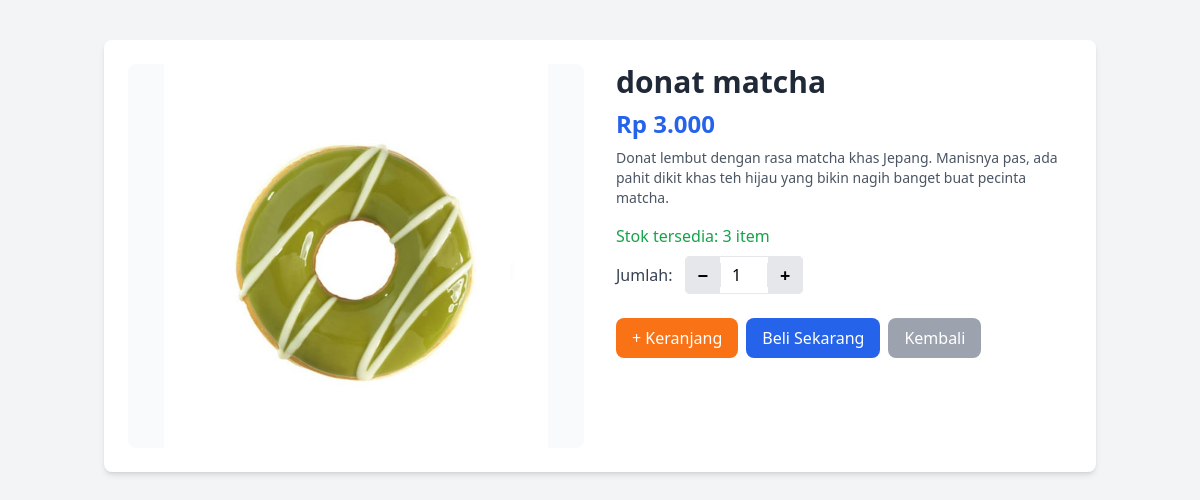
Screenshot of /detail.php?id=1 with the database file from the repository.
### tables this page shows
CREATE TABLE `produk` (
  `id` int NOT NULL,
  `nama` varchar(255) DEFAULT NULL,
  `harga` int DEFAULT NULL,
  `stok` int DEFAULT NULL,
  `foto` text,
  `deskripsi` text,
  `id_kategori` int NOT NULL
);

### detail.php (the view, shortened to what this page needs)
<?php
include 'config.php';
$id = $_GET['id'] ?? 0;
$id = intval($id);
$query = mysqli_query($koneksi, "SELECT * FROM produk WHERE id = $id");
$produk = mysqli_fetch_assoc($query);
?>
<!DOCTYPE html>
<html lang="id">
<head>
    <script src="https://cdn.tailwindcss.com"></script>
</head>
<body class="bg-gray-100 font-sans">
    <div class="container mx-auto px-4 py-10">
        <div class="bg-white shadow-md rounded-lg p-6 md:flex md:space-x-8">
            <div class="md:w-1/2 mb-6 md:mb-0">
                <img src="img/<?= htmlspecialchars($produk['foto']) ?>"
                     alt="<?= htmlspecialchars($produk['nama']) ?>"
                     class="rounded-lg w-full h-96 object-contain bg-gray-50">
            </div>
            <div class="md:w-1/2">
                <h1 class="text-3xl font-bold text-gray-800 mb-2">
                    <?= htmlspecialchars($produk['nama']) ?>
                </h1>
                <p class="text-2xl text-blue-600 font-semibold mb-2">
                    Rp <?= number_format($produk['harga'], 0, ',', '.') ?>
                </p>
                <p class="text-sm text-gray-600 mb-4">
                    <?= nl2br(htmlspecialchars($produk['deskripsi'])) ?>
                </p>
                <p class="text-md text-green-600 font-medium mb-2">
                    Stok tersedia: <?= intval($produk['stok']) ?> item
                </p>
<form method="post">
    <div class="flex items-center space-x-3 mb-6">
        <span class="text-gray-700 font-medium">Jumlah:</span>
        <div class="flex items-center border rounded overflow-hidden">
            <button type="button" id="minus" class="bg-gray-200 px-3 py-1 text-lg font-bold">−</button>
            <input type="number" id="qty" name="jumlah" value="1"
                   min="1" max="<?= intval($produk['stok']) ?>"
                   class="w-12 text-center border-x outline-none">
            <button type="button" id="plus" class="bg-gray-200 px-3 py-1 text-lg font-bold">+</button>
        </div>
    </div>
    <div class="flex items-center gap-2 mt-3">
        <button type="submit" name="keranjang"
                class="bg-orange-500 text-white px-4 py-2 rounded-lg">
            + Keranjang
        </button>
        <button type="submit" name="beli_sekarang"
                class="bg-blue-600 text-white px-4 py-2 rounded-lg">
            Beli Sekarang
        </button>
        <a href="index.php"
           class="bg-gray-400 text-white px-4 py-2 rounded-lg">
           Kembali
        </a>
    </div>
</form>
            </div>
        </div>
    </div>
</body>
</html>

### rows the page displays
produk: foto+nama (picture), nama "donat matcha", harga "3.000", deskripsi "Donat lembut dengan rasa matcha khas Jepang. Manisnya pas, ada pahit dikit khas teh hijau yang bikin nagih banget buat pecinta matcha.", stok "3"
